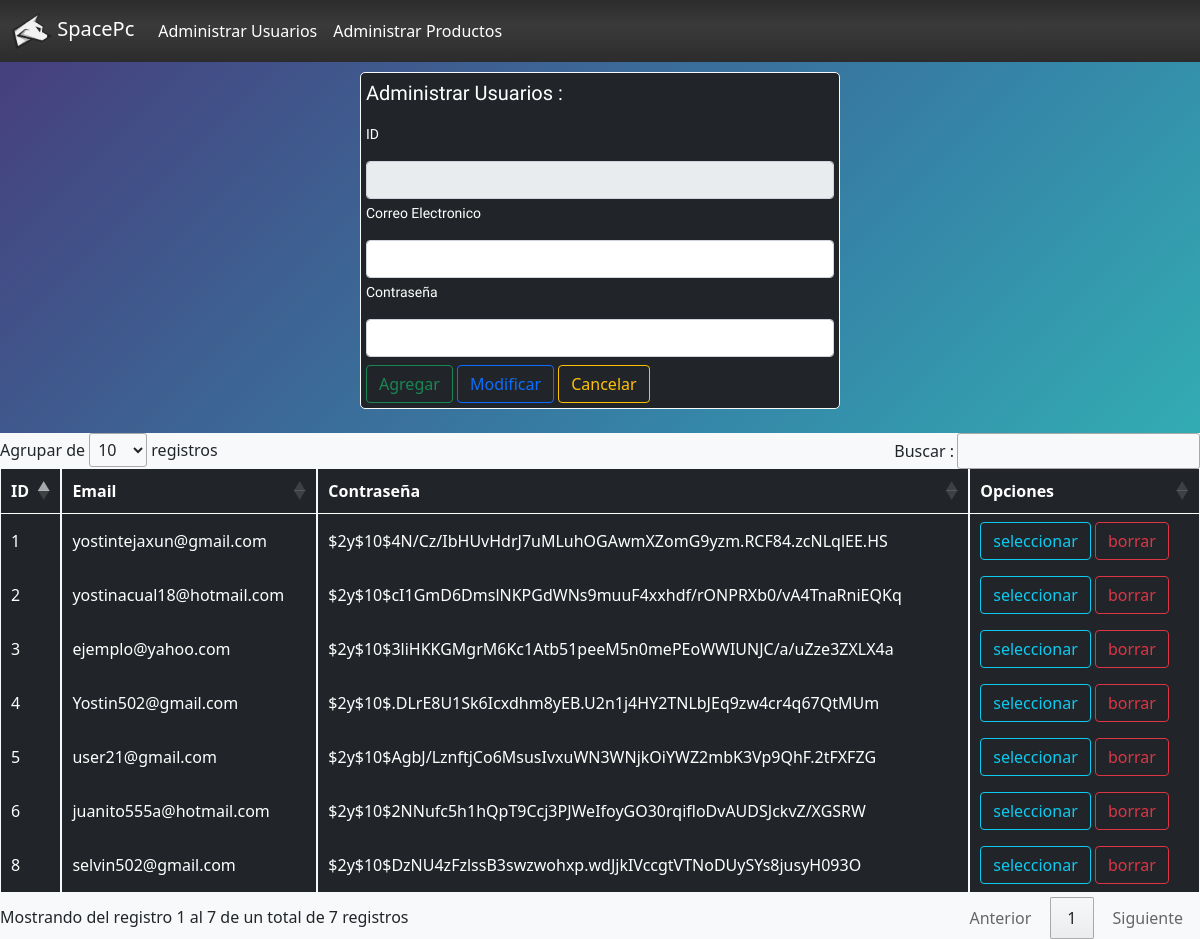
/admin/usuarios.php, run on the app's committed database.
### tables this page shows
CREATE TABLE `usuarios` (
  `id` int(11) NOT NULL,
  `email` varchar(255) NOT NULL,
  `password` varchar(255) NOT NULL
);

### admin/usuarios.php (the view, shortened to what this page needs)
<?php include("plantillas/header.php") ?>
<?php
$UID = (isset($_POST['UID'])) ? $_POST['UID'] : "";
$Ucorreo = (isset($_POST['Ucorreo'])) ? $_POST['Ucorreo'] : "";
$Ucontra = (isset($_POST['Ucontra'])) ? $_POST['Ucontra'] : "";
include("conexion/bd.php");
$sentenciaSQL = $conexion->prepare("SELECT * FROM usuarios");
$sentenciaSQL->execute();
$listaU = $sentenciaSQL->fetchAll(PDO::FETCH_ASSOC);
?>
<div class="container-fluid bg-dark border border-light" id="container-login">
    <form method="POST" enctype="multipart/form-data">
        <p class="text-right" id="letraT">Administrar Usuarios :</p>
        <div class="mb-1">
            <p class="text-right" id="letraP">ID</p>
            <input type="text" required readonly name="id" value="<?php echo $UID; ?>" class="form-control">
        </div>
        <div class="mb-1">
            <p class="text-right" id="letraP">Correo Electronico</p>
            <input type="text" required name="correo" value="<?php echo $Ucorreo; ?>" class="form-control">
        </div>
        <div class="mb-2">
            <p class="text-right" id="letraP">Contraseña</p>
            <input type="password" required name="pass" value="<?php echo $Ucontra; ?>" class="form-control">
        </div>
        <div class="d-group" role="form-group">
            <button type="submit" name="accion" value="agregar" class="btn btn-outline-success">Agregar</button>
            <button type="submit" name="accion" value="modificar" class="btn btn-outline-primary">Modificar</button>
            <button type="submit" name="accion" value="cancelar" class="btn btn-outline-warning">Cancelar</button>
        </div>
    </form>
</div>
<br>
<div class="table-responsive bg-light">
    <table class="table table-sm align-middle table-dark table-hover table-bordered border-light" id="container-tabla">
        <thead>
            <tr>
                <th>ID</th>
                <th>Email</th>
                <th>Contraseña</th>
                <th>Opciones</th>
            </tr>
        </thead>
        <tbody>
            <?php foreach ($listaU  as $usuarios) { ?>
                <tr>
                    <td><?php echo $usuarios['id']; ?></td>
                    <td><?php echo $usuarios['email']; ?></td>
                    <td><?php echo $usuarios['password']; ?></td>
                    <td>
                        <form method="POST">
                            <input type="submit" name="accion" class="btn btn-outline-info" value="seleccionar">
                            <input type="submit" name="accion" class="btn btn-outline-danger" value="borrar">
                        </form>
                    </td>
                </tr>
            <?php } ?>
        </tbody>
    </table>
</div>
<?php include("plantillas/footer.php") ?>

### admin/css/style.css (style rules this page uses)
body { background-image: linear-gradient( -225deg, #473b7b 0%, #3584a7 51%, #30d2be 100% ); }
p { color: #fff; font-family: "Josefin Sans", sans-serif; font-size: 20px; }
#container-login { color: #fff; width: 40%; padding: 5px; border-radius: 5px; }
#letraP { font-family: "Otomanopee One", sans-serif; color: #fff; font-size: 14px; }
#letraT { font-family: "Otomanopee One", sans-serif; color: #fff; font-size: 20px; }

### data on the page
usuarios: id "1", email "yostintejaxun@gmail.com", password "$2y$10$4N/Cz/IbHUvHdrJ7uMLuhOGAwmXZomG9yzm.RCF84.zcNLqlEE.HS"
usuarios: id "2", email "yostinacual18@hotmail.com", password "$2y$10$cI1GmD6DmslNKPGdWNs9muuF4xxhdf/rONPRXb0/vA4TnaRniEQKq"
usuarios: id "3", email "ejemplo@yahoo.com", password "$2y$10$3liHKKGMgrM6Kc1Atb51peeM5n0mePEoWWIUNJC/a/uZze3ZXLX4a"
usuarios: id "4", email "Yostin502@gmail.com", password "$2y$10$.DLrE8U1Sk6Icxdhm8yEB.U2n1j4HY2TNLbJEq9zw4cr4q67QtMUm"
usuarios: id "5", email "user21@gmail.com", password "$2y$10$AgbJ/LznftjCo6MsusIvxuWN3WNjkOiYWZ2mbK3Vp9QhF.2tFXFZG"
usuarios: id "6", email "juanito555a@hotmail.com", password "$2y$10$2NNufc5h1hQpT9Ccj3PJWeIfoyGO30rqifloDvAUDSJckvZ/XGSRW"
usuarios: id "8", email "selvin502@gmail.com", password "$2y$10$DzNU4zFzlssB3swzwohxp.wdJjkIVccgtVTNoDUySYs8jusyH093O"
